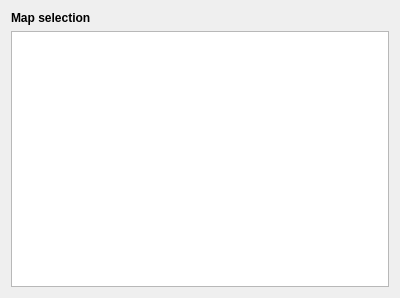
<?xml version="1.0" encoding="UTF-8"?>
<ui version="4.0">
 <class>GPMapSelector</class>
 <widget class="QWidget" name="GPMapSelector">
  <property name="geometry">
   <rect>
    <x>0</x>
    <y>0</y>
    <width>400</width>
    <height>298</height>
   </rect>
  </property>
  <property name="windowTitle">
   <string>Form</string>
  </property>
  <layout class="QVBoxLayout" name="verticalLayout">
   <item>
    <widget class="QLabel" name="label">
     <property name="text">
      <string>&lt;html&gt;&lt;head/&gt;&lt;body&gt;&lt;p&gt;&lt;span style=&quot; font-weight:600;&quot;&gt;Map selection&lt;/span&gt;&lt;/p&gt;&lt;/body&gt;&lt;/html&gt;</string>
     </property>
    </widget>
   </item>
   <item>
    <widget class="QListWidget" name="listMap"/>
   </item>
  </layout>
 </widget>
 <resources/>
 <connections/>
</ui>
